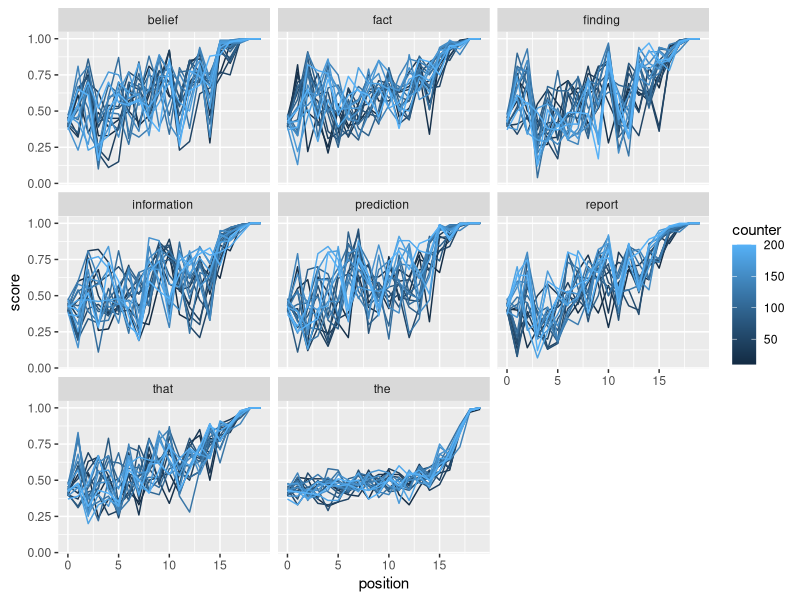
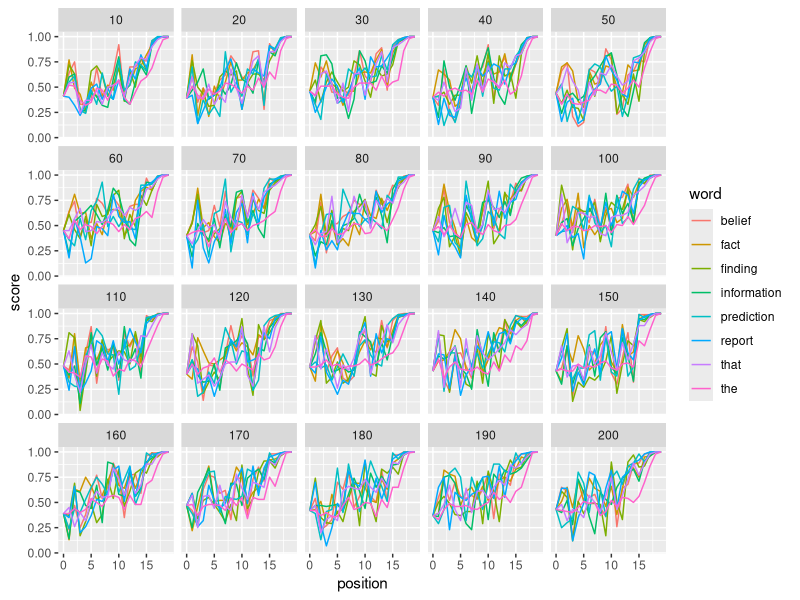

The R script that drew these images, in order:
data = read.csv("perWordRates.tsv", sep="\t")


library(tidyr)
library(dplyr)
library(ggplot2)






data_ = data %>% filter(filenum == 216454325, position<20)

ggplot(data_, aes(x=position, y=score, group=counter, color=counter)) + geom_line() + facet_wrap(~word)


ggplot(data_, aes(x=position, y=score, group=word, color=word)) + geom_line() + facet_wrap(~counter)

#ggplot(data_, aes(x=position, y=score, group=word, color=word)) + geom_smooth() + facet_wrap(~counter)


